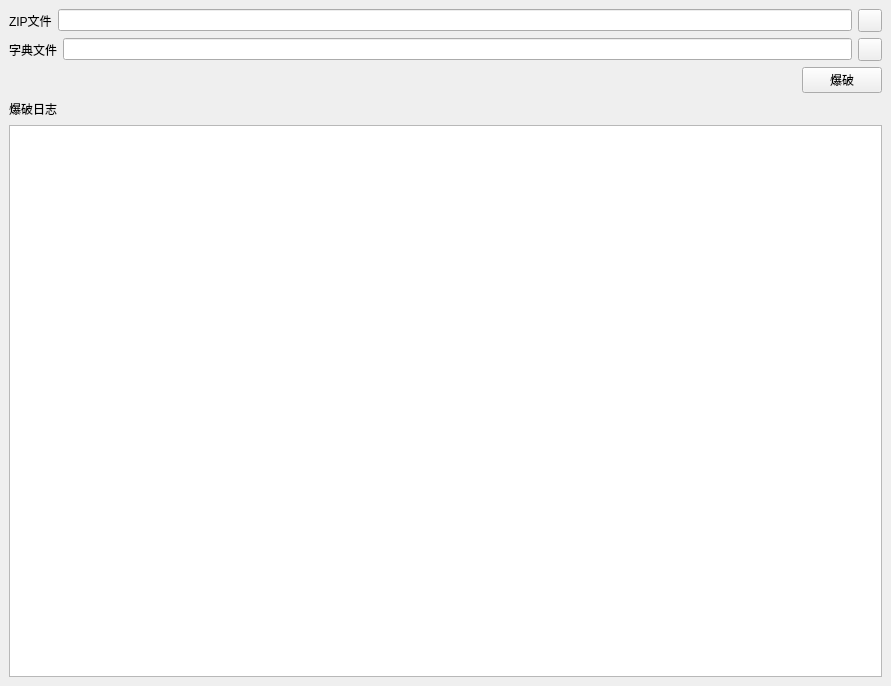
<?xml version="1.0" encoding="UTF-8"?>
<ui version="4.0">
 <class>MainWindow</class>
 <widget class="QMainWindow" name="MainWindow">
  <property name="geometry">
   <rect>
    <x>0</x>
    <y>0</y>
    <width>891</width>
    <height>686</height>
   </rect>
  </property>
  <property name="windowTitle">
   <string>MainWindow</string>
  </property>
  <widget class="QWidget" name="centralwidget">
   <layout class="QVBoxLayout" name="verticalLayout">
    <item>
     <layout class="QHBoxLayout" name="horizontalLayout">
      <item>
       <widget class="QLabel" name="label">
        <property name="text">
         <string>ZIP文件</string>
        </property>
       </widget>
      </item>
      <item>
       <widget class="QLineEdit" name="lineEdit">
        <property name="readOnly">
         <bool>true</bool>
        </property>
       </widget>
      </item>
      <item>
       <widget class="QToolButton" name="toolButton">
        <property name="text">
         <string/>
        </property>
        <property name="icon">
         <iconset resource="../resource/source.qrc">
          <normaloff>:/图片/打开文件.png</normaloff>:/图片/打开文件.png</iconset>
        </property>
       </widget>
      </item>
     </layout>
    </item>
    <item>
     <layout class="QHBoxLayout" name="horizontalLayout_2">
      <item>
       <widget class="QLabel" name="label_2">
        <property name="text">
         <string>字典文件</string>
        </property>
       </widget>
      </item>
      <item>
       <widget class="QLineEdit" name="lineEdit_2">
        <property name="readOnly">
         <bool>true</bool>
        </property>
       </widget>
      </item>
      <item>
       <widget class="QToolButton" name="toolButton_2">
        <property name="text">
         <string/>
        </property>
        <property name="icon">
         <iconset resource="../resource/source.qrc">
          <normaloff>:/图片/打开文件.png</normaloff>:/图片/打开文件.png</iconset>
        </property>
       </widget>
      </item>
     </layout>
    </item>
    <item>
     <layout class="QHBoxLayout" name="horizontalLayout_3">
      <item>
       <spacer name="horizontalSpacer">
        <property name="orientation">
         <enum>Qt::Horizontal</enum>
        </property>
        <property name="sizeHint" stdset="0">
         <size>
          <width>40</width>
          <height>20</height>
         </size>
        </property>
       </spacer>
      </item>
      <item>
       <spacer name="horizontalSpacer_2">
        <property name="orientation">
         <enum>Qt::Horizontal</enum>
        </property>
        <property name="sizeHint" stdset="0">
         <size>
          <width>40</width>
          <height>20</height>
         </size>
        </property>
       </spacer>
      </item>
      <item>
       <spacer name="horizontalSpacer_3">
        <property name="orientation">
         <enum>Qt::Horizontal</enum>
        </property>
        <property name="sizeHint" stdset="0">
         <size>
          <width>40</width>
          <height>20</height>
         </size>
        </property>
       </spacer>
      </item>
      <item>
       <widget class="QPushButton" name="pushButton">
        <property name="text">
         <string>爆破</string>
        </property>
       </widget>
      </item>
     </layout>
    </item>
    <item>
     <layout class="QHBoxLayout" name="horizontalLayout_4">
      <item>
       <widget class="QLabel" name="label_3">
        <property name="text">
         <string>爆破日志</string>
        </property>
       </widget>
      </item>
      <item>
       <spacer name="horizontalSpacer_4">
        <property name="orientation">
         <enum>Qt::Horizontal</enum>
        </property>
        <property name="sizeHint" stdset="0">
         <size>
          <width>40</width>
          <height>20</height>
         </size>
        </property>
       </spacer>
      </item>
      <item>
       <spacer name="horizontalSpacer_5">
        <property name="orientation">
         <enum>Qt::Horizontal</enum>
        </property>
        <property name="sizeHint" stdset="0">
         <size>
          <width>40</width>
          <height>20</height>
         </size>
        </property>
       </spacer>
      </item>
      <item>
       <spacer name="horizontalSpacer_6">
        <property name="orientation">
         <enum>Qt::Horizontal</enum>
        </property>
        <property name="sizeHint" stdset="0">
         <size>
          <width>40</width>
          <height>20</height>
         </size>
        </property>
       </spacer>
      </item>
     </layout>
    </item>
    <item>
     <widget class="QTextEdit" name="textEdit">
      <property name="readOnly">
       <bool>true</bool>
      </property>
     </widget>
    </item>
   </layout>
  </widget>
 </widget>
 <resources>
  <include location="../resource/source.qrc"/>
 </resources>
 <connections>
  <connection>
   <sender>toolButton</sender>
   <signal>clicked()</signal>
   <receiver>MainWindow</receiver>
   <slot>zipFileOpen()</slot>
   <hints>
    <hint type="sourcelabel">
     <x>875</x>
     <y>20</y>
    </hint>
    <hint type="destinationlabel">
     <x>885</x>
     <y>15</y>
    </hint>
   </hints>
  </connection>
  <connection>
   <sender>toolButton_2</sender>
   <signal>clicked()</signal>
   <receiver>MainWindow</receiver>
   <slot>passDictFileOpen()</slot>
   <hints>
    <hint type="sourcelabel">
     <x>866</x>
     <y>54</y>
    </hint>
    <hint type="destinationlabel">
     <x>888</x>
     <y>61</y>
    </hint>
   </hints>
  </connection>
  <connection>
   <sender>pushButton</sender>
   <signal>clicked()</signal>
   <receiver>MainWindow</receiver>
   <slot>startBrup()</slot>
   <hints>
    <hint type="sourcelabel">
     <x>816</x>
     <y>88</y>
    </hint>
    <hint type="destinationlabel">
     <x>744</x>
     <y>83</y>
    </hint>
   </hints>
  </connection>
 </connections>
 <slots>
  <slot>zipFileOpen()</slot>
  <slot>passDictFileOpen()</slot>
  <slot>startBrup()</slot>
 </slots>
</ui>
